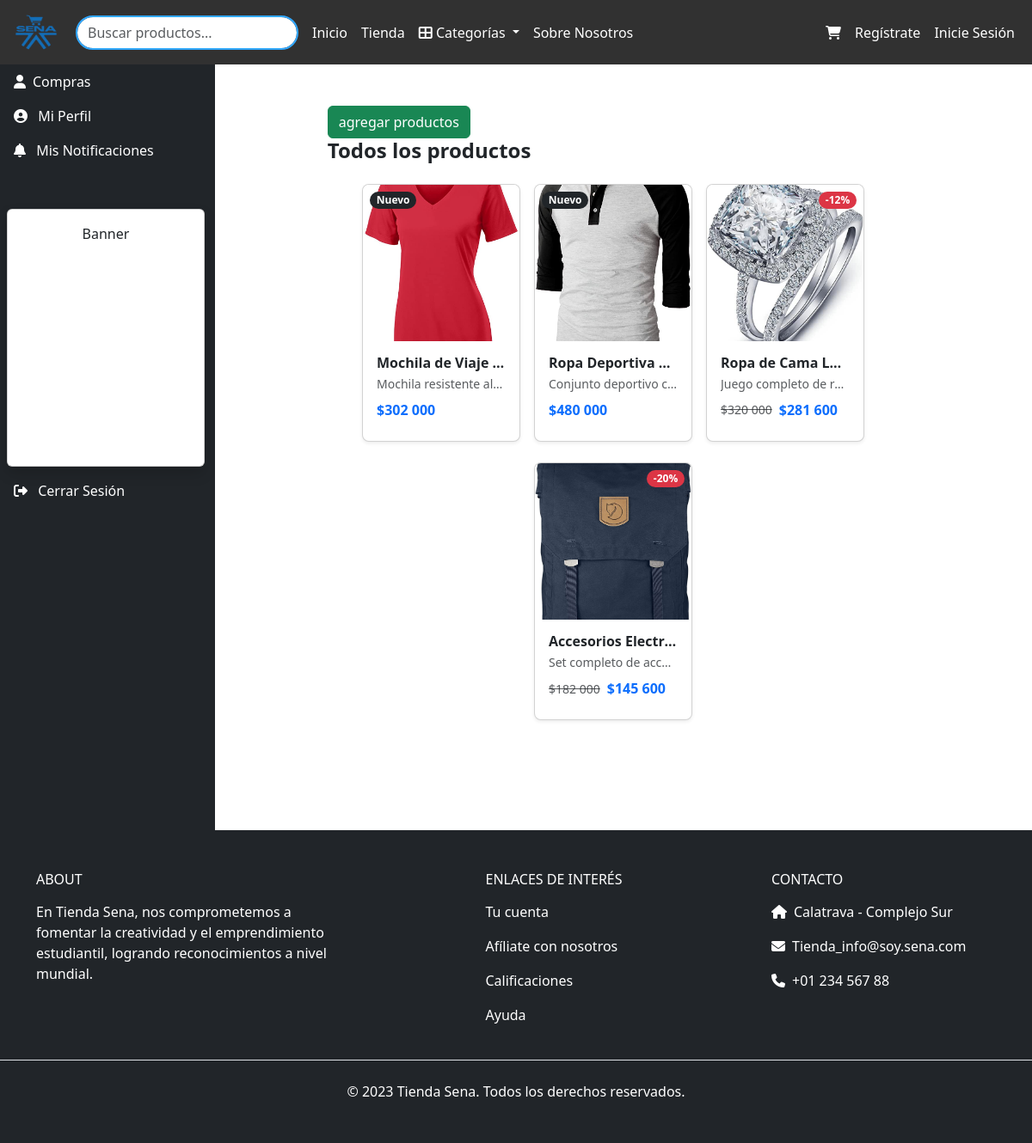
Page /productos/vendedor/7/ on the committed database.
### tienda_sena/models.py (models this page shows, shortened)
class Producto(models.Model):
    nombre = models.CharField(max_length=100)
    descripcion = models.CharField(max_length=254)
    stock = models.IntegerField()
    vendedor = models.ForeignKey('Usuario', on_delete=models.CASCADE)
    CATEGORIAS = (
        (0, 'Ninguna'),
        (1, 'Electrónicos'),
        (2, 'Ropa'),
        (3, 'Hogar'),
        (4, 'Deportes'),
        (5, 'Libros'),
        (6, 'Juguetes'),
        (7, 'Automotriz'),
        (8, 'Salud y Belleza'),
        (9, 'Jardín'),
        (10, 'Herramientas'),
    )
    categoria = models.IntegerField(choices=CATEGORIAS, default=0)
    COLORES = (
        (0,"Ninguno"),
        (1,"Gris"),
        (2,"Blanco"),
        (3,"Negro"),
        (4,"Amarillo"),
        (5,"Azul"),
        (6,"Rojo"),
    )
    color = models.IntegerField(choices=COLORES, default=0, null=True, blank=True)
    en_oferta = models.BooleanField(default=False)
    precio_original = models.DecimalField(max_digits=10, decimal_places=2, null=True, blank=True)
    descuento = models.DecimalField(max_digits=5, decimal_places=2, default=0)
    activo = models.BooleanField(default=True, help_text="Indica si el producto está activo o deshabilitado")
    @property
    def precio(self):
        if self.en_oferta and self.descuento > 0:
            return round(self.precio_original - (self.precio_original * self.descuento / Decimal(100)), 2)
        return self.precio_original

class ImagenProducto(models.Model):
    producto = models.ForeignKey(Producto, on_delete=models.CASCADE, related_name='imagenes')
    imagen = models.ImageField(upload_to='productos/optimizadas/', help_text="Imagen optimizada en WebP")
    imagen_original = models.ImageField(upload_to='productos/originales/', null=True, blank=True, help_text="Imagen original")
    miniatura = models.ImageField(upload_to='productos/miniaturas/', null=True, blank=True, help_text="Miniatura 300x300")
    es_principal = models.BooleanField(default=False, help_text="Imagen principal del producto")
    orden = models.PositiveIntegerField(default=0, help_text="Orden de visualización")
    class Meta:
        ordering = ['orden', 'id']

### tienda_sena/views.py (the view)
# urls.py: path('productos/vendedor/<int:id_vendedor>/', views.productos_vendedor, name='productos_vendedor'),
def productos_vendedor(request, id_vendedor):
    try:
        id_vendedor = int(id_vendedor)
        if id_vendedor <= 0:
            messages.error(request, "ID de vendedor inválido.")
            return redirect('lista_productos')
    except (ValueError, TypeError):
        messages.error(request, "ID de vendedor inválido.")
        return redirect('lista_productos')
    try:
        vendedor = Usuario.objects.get(id=id_vendedor)
    except Usuario.DoesNotExist:
        messages.error(request, "El vendedor no existe.")
        return redirect('lista_productos')
    productos = Producto.objects.filter(vendedor_id=id_vendedor)
    contexto = {
        'data': productos,
        'vendedor': vendedor
    }
    return render(request, 'productos/listar_productos_vendedor.html', contexto)

### tienda_sena/context_processors.py (called while the page is built, shortened)
def categorias(request):
    return {'categorias': Producto.CATEGORIAS}

def colores(request):
    colores = Producto.COLORES
    return {'colores': colores}

def notificaciones_usuario(request):
    return {
        "notificaciones_usuario": [],
        "notificaciones_no_leidas": 0,
        "notificaciones_admin_pendientes": 0
    }

### tienda_sena/templatetags/custom_filters.py (called while the page is built)
@register.filter
def replace_comma(value):
    if isinstance(value, str):
        return value.replace(',', '.')
    return value

### tienda_sena/templates/productos/listar_productos_vendedor.html (shortened to what this page needs)
{% extends 'bases/base.html' %}
{% load static humanize %}
{% block main %}
<div class="d-flex" style="min-height: 100vh;">
    {% include 'bases/_sidebar_usuario.html' %}
    <div class="container-fluid py-5">
        <div id="notificaciones">
    <div class="row">
        <div class="col-md-9 container">
                <a class="btn btn-success" href="{% url 'agregar_producto' %}">agregar productos</a>
            <div class="d-flex justify-content-between align-items-center mb-4">
                <h4 class="fw-bold">
                    {% if request.GET.nombre %}
                        Resultados para "{{ request.GET.nombre }}"
                    {% elif categoria %}
                        {{ categoria }}
                    {% else %}
                        Todos los productos
                    {% endif %}
                </h4>
            </div>
            <div class="row g-4">
                {% if data %}
                    {% include 'bases/_productos.html' %}
                {% else %}
                    <div class="alert alert-info text-center w-100">
                        No hay productos disponibles que coincidan con los filtros aplicados.
                    </div>
                {% endif %}
            </div>
            <div class="d-flex justify-content-center mt-4">
            </div>
        </div>
    </div>
</div>
</div>
{% endblock %}

### tienda_sena/templates/bases/_productos.html (shortened to what this page needs)
{% load static humanize custom_filters breadcrumbs %}
<div class="container p-3">
    <div class="row">
        <div class="row overflow-auto px-2 d-flex justify-content-center">
            {% for producto in data %}
            <div class="col-lg-3 col-md-4 col-sm-6 col-12 mb-4 d-flex px-2" style="min-width: 200px;">
              <div class="card shadow-sm rounded-3 overflow-hidden w-100">
                <div class="position-relative">
                  {% if producto.en_oferta %}
                    <span class="badge bg-danger position-absolute top-0 end-0 m-2 rounded-pill">
                      -{{ producto.descuento|floatformat:0 }}%
                    </span>
                  {% else %}
                    <span class="badge bg-dark position-absolute top-0 start-0 m-2 rounded-pill">Nuevo</span>
                  {% endif %}
                  {% if producto.id %}
                    <a href="{% url 'detalle_producto' producto.id %}">
                  {% else %}
                    <a href="#" onclick="return false;">
                  {% endif %}
                      {% if producto.imagenes.all %}
                        <img src="{{ producto.imagenes.all.0.imagen.url }}" class="w-100" style="aspect-ratio: 1 / 1; object-fit: cover;" alt="{{ producto.nombre }}">
                      {% else %}
                        <img src="{% static 'assets/product.png' %}" class="w-100" style="aspect-ratio: 1 / 1; object-fit: cover;" alt="Imagen no disponible">
                      {% endif %}
                    </a>
                </div>
                <div class="p-3 d-flex flex-column">
                  <h6 class="fw-semibold mb-1 text-truncate">{{ producto.nombre }}</h6>
                  <p class="text-muted small mb-2 text-truncate">{{ producto.descripcion|truncatewords:10 }}</p>
                  {% if producto.en_oferta %}
                    <div class="d-flex align-items-center mb-2">
                      <small class="text-muted text-decoration-line-through me-2">
                        ${{ producto.precio_original|floatformat:0|intcomma|replace_comma }}
                      </small>
                      <span class="text-primary fw-bold">
                        ${{ producto.precio|floatformat:0|intcomma|replace_comma }}
                      </span>
                    </div>
                  {% else %}
                    <p class="text-primary fw-bold mb-2">
                      ${{ producto.precio|floatformat:0|intcomma|replace_comma }}
                    </p>
                  {% endif %}
                </div>
              </div>
            </div>
            {% endfor %}
          </div>
    </div>
</div>

### tienda_sena/static/css/style.css (style rules this page uses)
* { margin: 0; padding: 0; box-sizing: border-box; }

### rows in the picture
Producto: shows "Nuevo", imagenes.all.0.imagen (picture), nombre "Mochila de Viaje…", descripcion "Mochila resistente al…", precio "302 000"
Producto: shows "Nuevo", imagenes.all.0.imagen (picture), nombre "Ropa Deportiva…", descripcion "Conjunto deportivo c…", precio "480 000"
Producto: descuento "12", imagenes.all.0.imagen (picture), nombre "Ropa de Cama L…", descripcion "Juego completo de r…", precio_original "320 000", precio "281 600"
Producto: descuento "20", imagenes.all.0.imagen (picture), nombre "Accesorios Electr…", descripcion "Set completo de acc…", precio_original "182 000", precio "145 600"
